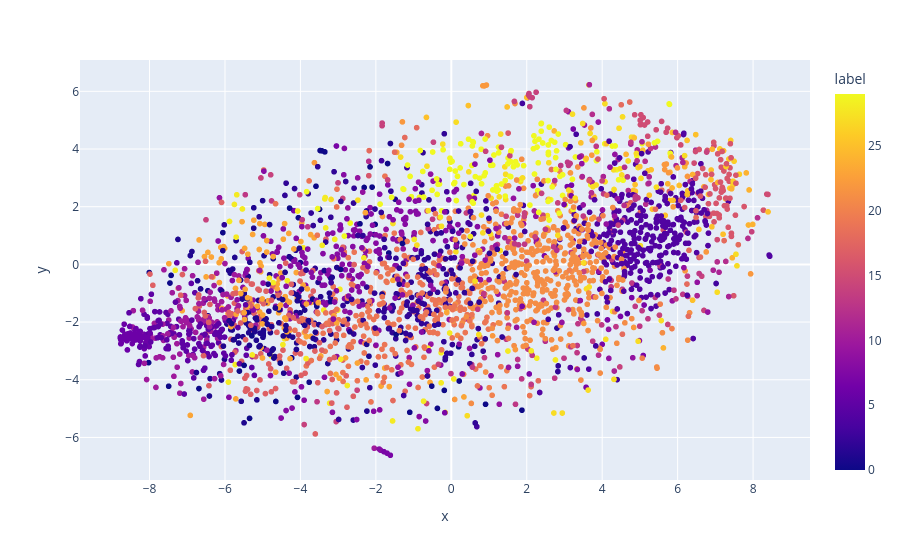

Notebook code cell kept with this figure:
### Code cell
import plotly.express as px

fig = px.scatter(
    df_tsne_doc,
    x="x", y="y",
    hover_data=["title", "rating", "bank_name"],
    color="label"
)

fig.show()

### Figure 1 — Plotly figure (JSON) as saved in the notebook; plotly's stock layout.template omitted (floating-point values rounded to 4 significant figures; data arrays with more than 128 entries replaced by an {"elided": "..."} marker saying what was removed)
{"data": [{"customdata": {"elided": "3000x3 mixed values"}, "hovertemplate": "x=%{x}<br>y=%{y}<br>title=%{customdata[0]}<br>rating=%{customdata[1]}<br>bank_name=%{customdata[2]}<br>label=%{marker.color}<extra></extra>", "legendgroup": "", "marker": {"color": {"elided": "3000 int values"}, "coloraxis": "coloraxis", "symbol": "circle"}, "mode": "markers", "name": "", "showlegend": false, "type": "scattergl", "x": {"elided": "3000 float values"}, "xaxis": "x", "y": {"elided": "3000 float values"}, "yaxis": "y"}], "layout": {"coloraxis": {"colorbar": {"title": {"text": "label"}}, "colorscale": [[0, "#0d0887"], [0.1111, "#46039f"], [0.2222, "#7201a8"], [0.3333, "#9c179e"], [0.4444, "#bd3786"], [0.5556, "#d8576b"], [0.6667, "#ed7953"], [0.7778, "#fb9f3a"], [0.8889, "#fdca26"], [1, "#f0f921"]]}, "legend": {"tracegroupgap": 0}, "margin": {"t": 60}, "xaxis": {"anchor": "y", "domain": [0, 1], "title": {"text": "x"}}, "yaxis": {"anchor": "x", "domain": [0, 1], "title": {"text": "y"}}}}
